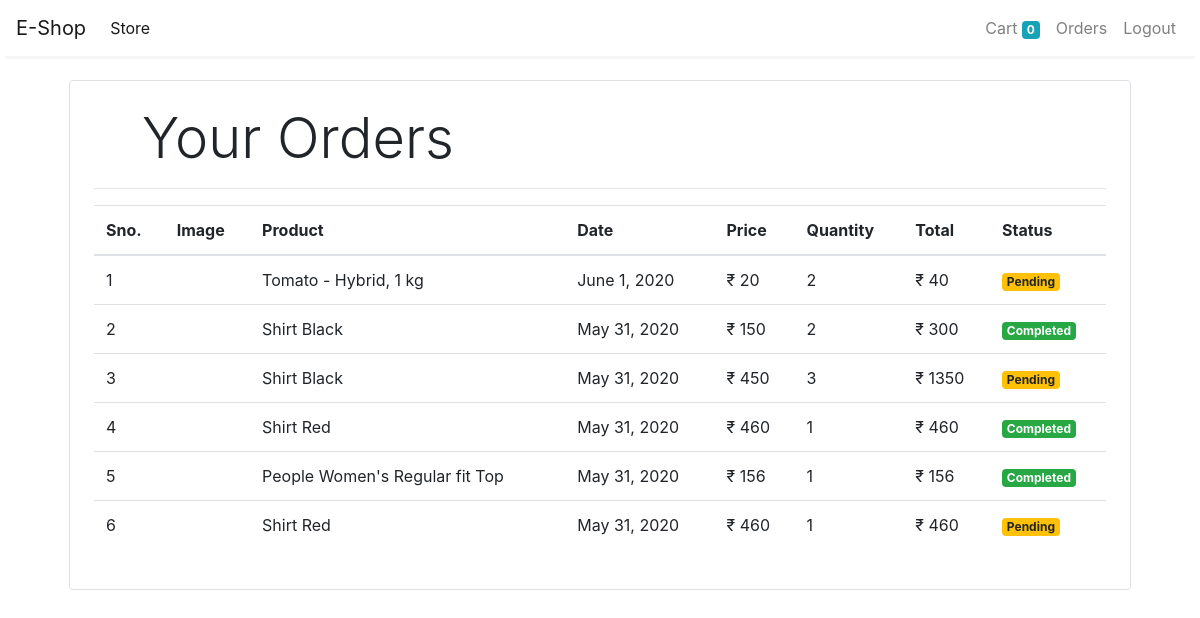
Screenshot of /orders (signed in) with the database file from the repository.
### store/models/orders.py (models this page shows, shortened)
class Order(models.Model):
    product = models.ForeignKey(Product,
                                on_delete=models.CASCADE)
    customer = models.ForeignKey(Customer,
                                 on_delete=models.CASCADE)
    quantity = models.IntegerField(default=1)
    price = models.IntegerField()
    address = models.CharField(max_length=50, default='', blank=True)
    phone = models.CharField(max_length=50, default='', blank=True)
    date = models.DateField(default=datetime.datetime.today)
    status = models.BooleanField(default=False)
    @staticmethod
    def get_orders_by_customer(customer_id):
        return Order.objects.filter(customer=customer_id).order_by('-date')

### store/models/product.py (models this page shows, shortened)
class Product(models.Model):
    name = models.CharField(max_length=50)
    price = models.IntegerField(default=0)
    category = models.ForeignKey(Category, on_delete=models.CASCADE, default=1)
    description = models.CharField(max_length=200, default='' , null=True , blank=True)
    image = models.ImageField(upload_to='uploads/products/')

### store/middlewares/auth.py (the view)
    def middleware(request):
        print(request.session.get('customer'))
        returnUrl = request.META['PATH_INFO']
        print(request.META['PATH_INFO'])
        if not request.session.get('customer'):
           return redirect(f'login?return_url={returnUrl}')
        response = get_response(request)
        return response

### store/templatetags/custom_filter.py (called while the page is built)
@register.filter(name='currency')
def currency(number):
    return "₹ "+str(number)

@register.filter(name='multiply')
def multiply(number , number1):
    return number * number1

### store/views/orders.py (called while the page is built)
    def get(self , request ):
        customer = request.session.get('customer')
        orders = Order.get_orders_by_customer(customer)
        print(orders)
        return render(request , 'orders.html'  , {'orders' : orders})

### store/templates/orders.html
{% extends 'base.html' %}
{% block content %}
{% load cart %}
{% load custom_filter %}
<div class="container">
   <div class="border rounded p-4 m-4">
        <p class="display-4 pl-4 ml-4">Your Orders</p>
        <hr>
        <table class="table">
            <thead>
                <tr>
                    <th>Sno.</th>
                    <th>Image</th>
                    <th>Product</th>
                    <th>Date</th>
                    <th>Price</th>
                    <th>Quantity</th>
                    <th>Total</th>
                    <th>Status</th>
                </tr>
            </thead>
            <tbody>
                {% for order in orders %}
                <tr>
                    <td>{{forloop.counter}}</td>
                    <td><img style="height: 80px;" class="rounded-circle" src="{{order.product.image.url}}" alt=""></td>
                    <td>{{order.product.name}}</td>
                    <td>{{order.date}}</td>
                    <td>{{order.price|currency}}</td>
                    <td>{{order.quantity}}</td>
                    <td>{{order.quantity|multiply:order.price|currency}}</td>
                    {% if order.status %}
                    <td><small class="badge badge-success">Completed</small></td>
                    {%else%}
                    <td><small class="badge badge-warning">Pending</small></td>
                    {% endif %}
                </tr>
                {% endfor %}
            </tbody>
        </table>
   </div>
</div>
{% endblock %}

### store/templates/base.html (shortened to what this page needs)
<!doctype html>
<html lang="en">
<head>
  <link rel="stylesheet" href="https://maxcdn.bootstrapcdn.com/bootstrap/4.0.0/css/bootstrap.min.css"
>
</head>
<body>
  <nav class="one-edge-shadow
  sticky-top navbar
  navbar-expand-lg
   navbar-light bg-white">
    <a class="navbar-brand" href="/">E-Shop</a>
    <div class="collapse navbar-collapse" id="navbarSupportedContent">
      <ul class="navbar-nav mr-auto">
        <li class="nav-item active">
          <a class="nav-link" href="/store">Store <span class="sr-only">(current)</span></a>
        </li>
      </ul>
      <ul class=" navbar-nav my-2 my-lg-0">
        <li class="nav-item ">
          <a class="nav-link" href="/cart">Cart
            <span class="badge badge-info">{{request.session.cart.keys|length}}</span>
            <span class="sr-only">(current)</span></a>
        </li>
        {% if request.session.customer %}
        <li class="nav-item ">
          <a class="nav-link" href="/orders">Orders<span class="sr-only">(current)</span></a>
        </li>
        <li class="nav-item ">
          <a class="nav-link" href="/logout">Logout<span class="sr-only">(current)</span></a>
        </li>
        {% endif %}
      </ul>
    </div>
  </nav>
    {% block content %}{% endblock %}
</body>
</html>

### store/templates/base.html (style rules this page uses)
nav { background-color: white; }
.one-edge-shadow { box-shadow: 0 8px 2px -5px rgb(246, 245, 245); }

### rows the page displays
Order: product.name "Tomato - Hybrid, 1 kg", date "June 1, 2020", price "₹ 20", quantity "2", quantity|multiply "₹ 40", status "Pending"
Order: product.name "Shirt Black", date "May 31, 2020", price "₹ 150", quantity "2", quantity|multiply "₹ 300", status "Completed"
Order: product.name "Shirt Black", date "May 31, 2020", price "₹ 450", quantity "3", quantity|multiply "₹ 1350", status "Pending"
Order: product.name "Shirt Red", date "May 31, 2020", price "₹ 460", quantity "1", quantity|multiply "₹ 460", status "Completed"
Order: product.name "People Women's Regular fit Top", date "May 31, 2020", price "₹ 156", quantity "1", quantity|multiply "₹ 156", status "Completed"
Order: product.name "Shirt Red", date "May 31, 2020", price "₹ 460", quantity "1", quantity|multiply "₹ 460", status "Pending"

### other values shown
{{ request.session.cart.keys|length }} "0"
